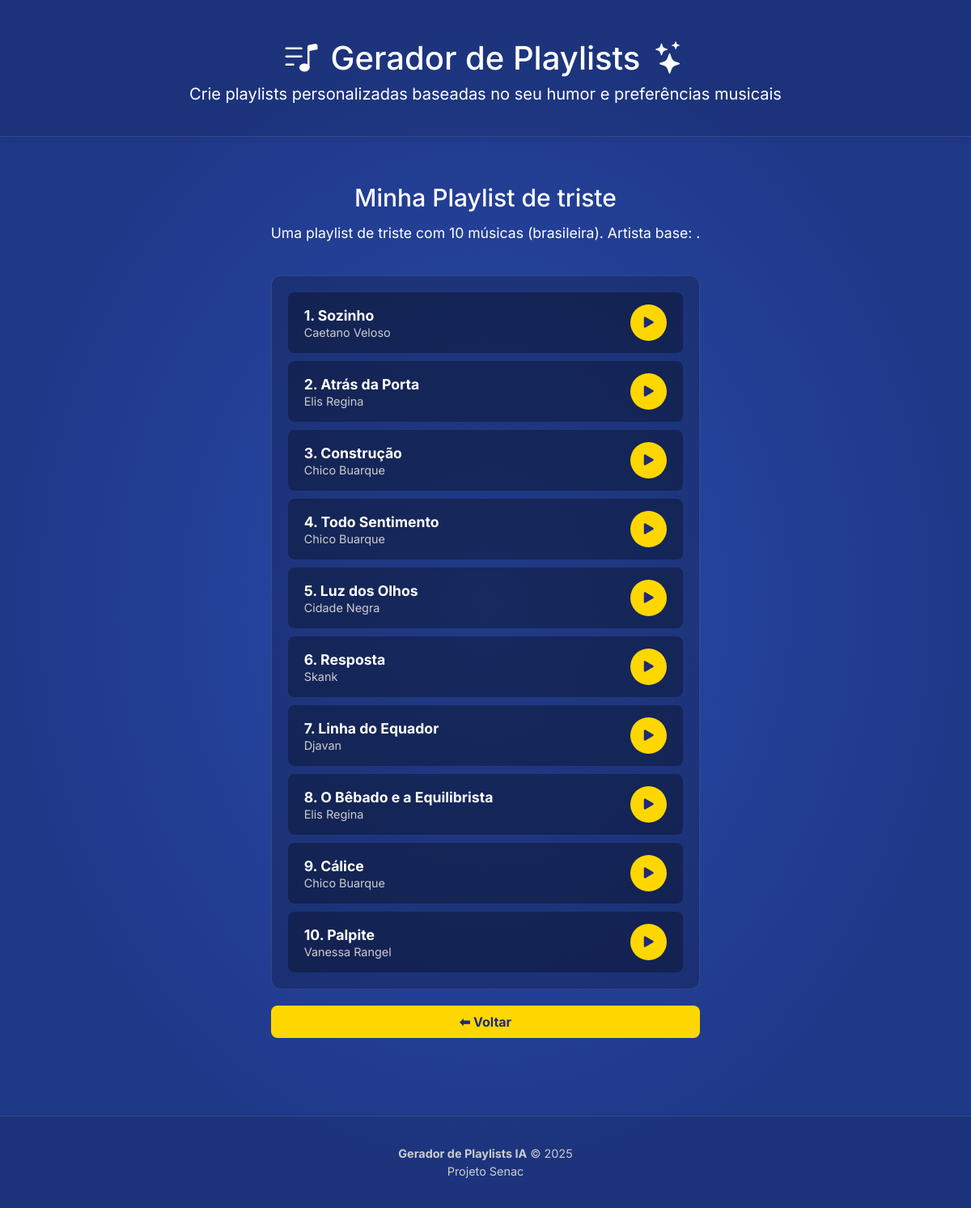
/playlist.php?id=1, run on the app's committed database.
### tables this page shows
CREATE TABLE playlists (
        id INTEGER PRIMARY KEY AUTOINCREMENT,
        name TEXT NOT NULL,
        description TEXT,
        created_at TEXT NOT NULL DEFAULT CURRENT_TIMESTAMP
    );

CREATE TABLE songs (
        id INTEGER PRIMARY KEY AUTOINCREMENT,
        title TEXT NOT NULL,
        artist TEXT,
        playlist_id INTEGER,
        FOREIGN KEY (playlist_id) REFERENCES playlists(id)
    );

### playlist.php (the view, shortened to what this page needs)
<?php
include 'includes/header.php';
$playlist_id = (int)($_GET['id'] ?? 0);
$pdo = getConnection();
$stmt_playlist = $pdo->prepare("SELECT * FROM playlists WHERE id = ?");
$stmt_playlist->execute([$playlist_id]);
$playlist = $stmt_playlist->fetch(PDO::FETCH_ASSOC);
$stmt_songs = $pdo->prepare("SELECT * FROM songs WHERE playlist_id = ? ORDER BY id");
$stmt_songs->execute([$playlist_id]);
$musicas = $stmt_songs->fetchAll(PDO::FETCH_ASSOC);
?>
<main class="container">
    <?php if (!$playlist): ?>
        <h2>Playlist não encontrada</h2>
        <p>A playlist que você está tentando acessar não existe.</p>
    <?php else: ?>
        <h2><?= htmlspecialchars($playlist['name']) ?></h2>
        <?php if (!empty($playlist['description'])): ?>
            <p style="font-size: 1.1rem; margin-top: -10px;"><?= htmlspecialchars($playlist['description']) ?></p>
        <?php endif; ?>
        <div class="playlist">
            <?php if (empty($musicas)): ?>
                <p>Esta playlist ainda não tem músicas.</p>
            <?php else: ?>
                <?php
                $i = 0;
                foreach ($musicas as $musica):
                    $delay = $i * 0.1;
                ?>
                    <div class="musica" style="--delay: <?= $delay ?>s">
                        <div class="musica-info">
                            <strong><?= $i += 1 ?>. <?= htmlspecialchars($musica['title']) ?></strong>
                            <span><?= htmlspecialchars($musica['artist']) ?></span>
                        </div>
                        <a href="https://www.youtube.com/results?search_query=<?= urlencode($musica['title'] . ' ' . $musica['artist']) ?>" target="_blank" class="musica-link">
                            <i class="bi bi-play-fill"></i>
                        </a>
                    </div>
                <?php endforeach; ?>
            <?php endif; ?>
        </div>
    <?php endif; ?>
    <a href="index.php" class="voltar-btn">⬅ Voltar</a>
</main>
<?php include 'includes/footer.php'; ?>

### assets/style.css (style rules this page uses)
body { font-family: 'Inter', sans-serif; background: radial-gradient(ellipse at center, #2a4aab 0%, #1F3989 70%); color: white; text-align: center; margin: 0; padding: 0; min-height: 100vh; display: flex; flex-direction: column; }
main.container { flex: 1; padding: 2rem; }
.container { max-width: 900px; margin: 0 auto; padding: 20px; display: flex; flex-direction: column; flex: 1; }
.container h2 { font-size: 30px; font-weight: 500; }
.playlist { background-color: rgba(0, 0, 0, 0.2); border: 1px solid rgba(255, 255, 255, 0.1); padding: 20px; border-radius: 12px; margin-top: 25px; text-align: left; opacity: 1; max-height: none; overflow: visible; display: flex; flex-direction: column; gap: 10px; }
.musica { background-color: rgba(0, 0, 0, 0.3); border-radius: 8px; display: flex; flex-direction: row; justify-content: space-between; align-items: center; padding: 15px 20px; margin-bottom: 0; animation: fadeIn 0.5s ease-out forwards; opacity: 0; animation-delay: var(--delay, 0s); }
.musica-info { display: flex; flex-direction: column; gap: 2px; }
.musica-info strong { font-size: 1.1rem; color: white; }
.musica-info span { font-size: 0.9rem; color: #ccc; }
.musica-link { display: flex; align-items: center; justify-content: center; width: 45px; height: 45px; background-color: #FFD700; color: #1E2A78; border-radius: 50%; text-decoration: none; font-size: 1.5rem; transition: all 0.2s ease; font-weight: normal; margin-top: 0; }
.voltar-btn { display: inline-block; margin-top: 20px; padding: 10px 20px; border-radius: 8px; background-color: #FFD700; color: #1E2A78; font-weight: bold; text-decoration: none; }

### data on the page
playlists: name "Minha Playlist de triste", description "Uma playlist de triste com 10 músicas (brasileira). Artista base: ."
songs: $delay 0 (drawn), i "1", title "Sozinho", artist "Caetano Veloso"
songs: $delay 0.1 (drawn), i "2", title "Atrás da Porta", artist "Elis Regina"
songs: $delay 0.2 (drawn), i "3", title "Construção", artist "Chico Buarque"
songs: $delay 0.3 (drawn), i "4", title "Todo Sentimento", artist "Chico Buarque"
songs: $delay 0.4 (drawn), i "5", title "Luz dos Olhos", artist "Cidade Negra"
songs: $delay 0.5 (drawn), i "6", title "Resposta", artist "Skank"
songs: $delay 0.6 (drawn), i "7", title "Linha do Equador", artist "Djavan"
songs: $delay 0.7 (drawn), i "8", title "O Bêbado e a Equilibrista", artist "Elis Regina"
songs: $delay 0.8 (drawn), i "9", title "Cálice", artist "Chico Buarque"
songs: $delay 0.9 (drawn), i "10", title "Palpite", artist "Vanessa Rangel"
